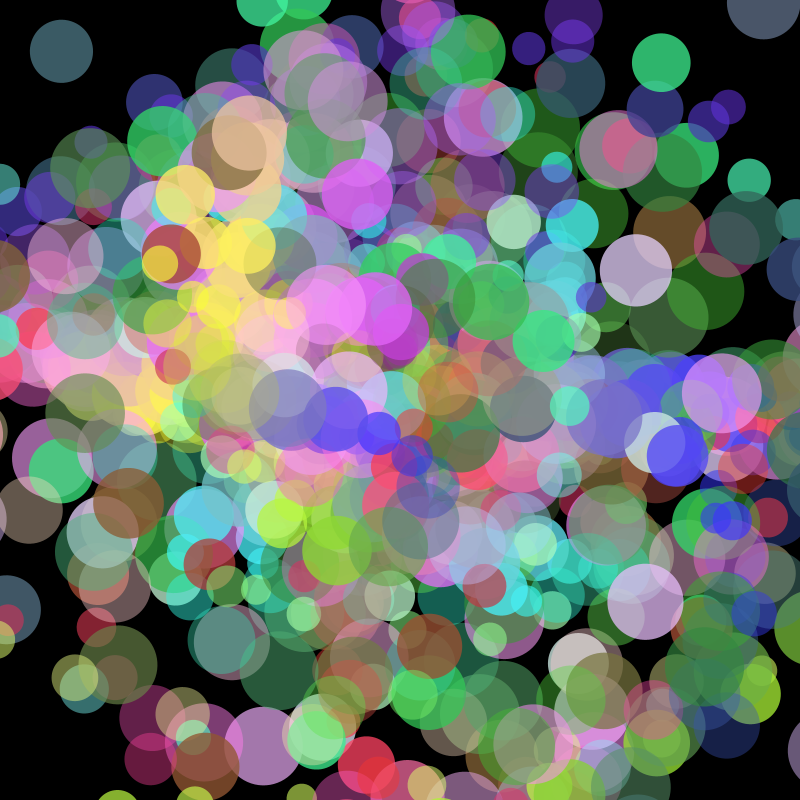
Frame 1 (no input)
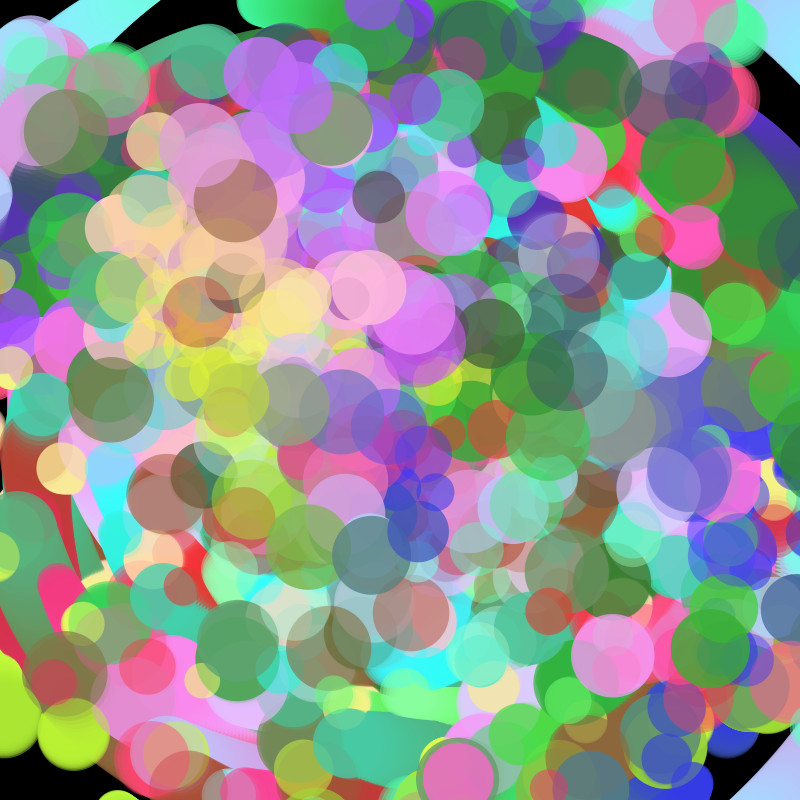
Frame 60 (the mouse pressed at the canvas centre just before this capture)
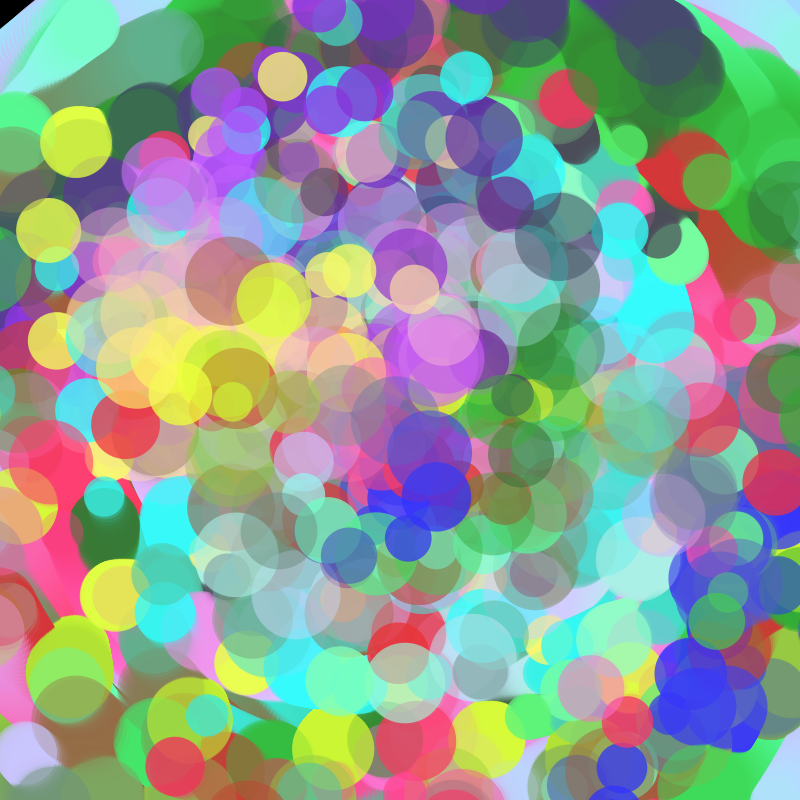
Frame 120 (the mouse held since frame 60 and released just before this capture)

The Processing sketch that drew these frames (run headless with seeded random() and noise(); from frame 60 on, the mouse is pressed at the canvas centre):

// Processing sketch: okCircleVisual
// ── okCircleVisual.pde
int numCircles = 1000;
int moveDir = 1;
float angle, radius, x, y, size, r, g, b, frame, movement;

void setup() {
  size(800, 800);
  noStroke();
  background(0);
}

void draw() {
  //background(0);
  translate(width / 2, height / 2);
  for (int i = 0; i < numCircles; i++) {
    angle = TWO_PI / numCircles * i + frame * movement + sin(frame * 0.06);
    radius = sin(frame * 0.03 + i * 0.2) * 300 + cos(frame * 0.02 + i * 0.15) * 200;
    x = radius * cos(angle) + sin(frame * 0.05 + i * 0.2) * 50;
    y = radius * sin(angle) + cos(frame * 0.05 + i * 0.3) * 50;
    size = abs(sin(frame * 0.2 + i * 0.5)) * 50 + 30 + sin(frame * 0.1) * 10;
    r = map(sin(frame * 0.1 + i * 0.4), -1, 1, 50, 255);
    g = map(cos(frame * 0.15 + i * 0.5), -1, 1, 50, 255);
    b = map(sin(frame * 0.2 + i * 0.6), -1, 1, 50, 255);
    fill(r, g, b, 150 + sin(frame + i) * 50);
    pushMatrix();
    rotate(sin(frame * 0.01 + i * 0.1) * angle);
    ellipse(x, y, size, size);
    popMatrix();
  }
  frame += 0.1;
  movement += 0.00001 * moveDir;
  if(abs(movement) > 0.3) moveDir *= -1;
}
